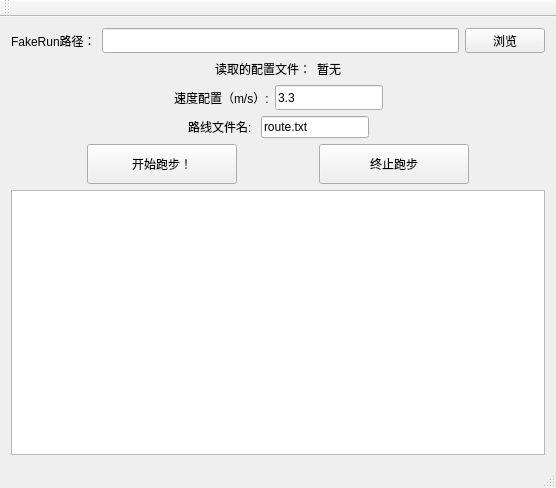
<?xml version="1.0" encoding="UTF-8"?>
<ui version="4.0">
 <class>RunGUIClass</class>
 <widget class="QMainWindow" name="RunGUIClass">
  <property name="geometry">
   <rect>
    <x>0</x>
    <y>0</y>
    <width>556</width>
    <height>488</height>
   </rect>
  </property>
  <property name="windowTitle">
   <string>RunGUI</string>
  </property>
  <property name="windowIcon">
   <iconset resource="RunGUI.qrc">
    <normaloff>:/img/RunGUI.ico</normaloff>:/img/RunGUI.ico</iconset>
  </property>
  <widget class="QWidget" name="centralWidget">
   <layout class="QVBoxLayout" name="verticalLayout_2">
    <item>
     <layout class="QVBoxLayout" name="verticalLayout">
      <property name="sizeConstraint">
       <enum>QLayout::SizeConstraint::SetMaximumSize</enum>
      </property>
      <item>
       <layout class="QHBoxLayout" name="horizontalLayout">
        <property name="sizeConstraint">
         <enum>QLayout::SizeConstraint::SetMaximumSize</enum>
        </property>
        <item>
         <widget class="QLabel" name="label_5">
          <property name="text">
           <string>FakeRun路径：</string>
          </property>
         </widget>
        </item>
        <item>
         <widget class="QLineEdit" name="DirectoryPath">
          <property name="maximumSize">
           <size>
            <width>16777215</width>
            <height>25</height>
           </size>
          </property>
         </widget>
        </item>
        <item>
         <widget class="QPushButton" name="select_directory_button">
          <property name="maximumSize">
           <size>
            <width>16777215</width>
            <height>25</height>
           </size>
          </property>
          <property name="text">
           <string>浏览</string>
          </property>
         </widget>
        </item>
       </layout>
      </item>
      <item>
       <layout class="QHBoxLayout" name="horizontalLayout_2">
        <property name="sizeConstraint">
         <enum>QLayout::SizeConstraint::SetMaximumSize</enum>
        </property>
        <item>
         <spacer name="horizontalSpacer">
          <property name="orientation">
           <enum>Qt::Orientation::Horizontal</enum>
          </property>
          <property name="sizeHint" stdset="0">
           <size>
            <width>40</width>
            <height>20</height>
           </size>
          </property>
         </spacer>
        </item>
        <item>
         <widget class="QLabel" name="label_6">
          <property name="sizePolicy">
           <sizepolicy hsizetype="Preferred" vsizetype="Maximum">
            <horstretch>0</horstretch>
            <verstretch>0</verstretch>
           </sizepolicy>
          </property>
          <property name="text">
           <string>读取的配置文件：</string>
          </property>
         </widget>
        </item>
        <item>
         <widget class="QLabel" name="ConfigPath">
          <property name="sizePolicy">
           <sizepolicy hsizetype="Preferred" vsizetype="Maximum">
            <horstretch>0</horstretch>
            <verstretch>0</verstretch>
           </sizepolicy>
          </property>
          <property name="text">
           <string>暂无</string>
          </property>
         </widget>
        </item>
        <item>
         <spacer name="horizontalSpacer_2">
          <property name="orientation">
           <enum>Qt::Orientation::Horizontal</enum>
          </property>
          <property name="sizeHint" stdset="0">
           <size>
            <width>40</width>
            <height>20</height>
           </size>
          </property>
         </spacer>
        </item>
       </layout>
      </item>
      <item>
       <layout class="QHBoxLayout" name="horizontalLayout_3">
        <property name="sizeConstraint">
         <enum>QLayout::SizeConstraint::SetMaximumSize</enum>
        </property>
        <item>
         <spacer name="horizontalSpacer_3">
          <property name="orientation">
           <enum>Qt::Orientation::Horizontal</enum>
          </property>
          <property name="sizeHint" stdset="0">
           <size>
            <width>40</width>
            <height>20</height>
           </size>
          </property>
         </spacer>
        </item>
        <item>
         <widget class="QLabel" name="label_8">
          <property name="text">
           <string>速度配置（m/s）:</string>
          </property>
         </widget>
        </item>
        <item>
         <widget class="QLineEdit" name="RunSpeed">
          <property name="sizePolicy">
           <sizepolicy hsizetype="Preferred" vsizetype="Fixed">
            <horstretch>0</horstretch>
            <verstretch>0</verstretch>
           </sizepolicy>
          </property>
          <property name="minimumSize">
           <size>
            <width>50</width>
            <height>25</height>
           </size>
          </property>
          <property name="maximumSize">
           <size>
            <width>16777215</width>
            <height>25</height>
           </size>
          </property>
          <property name="layoutDirection">
           <enum>Qt::LayoutDirection::LeftToRight</enum>
          </property>
          <property name="autoFillBackground">
           <bool>false</bool>
          </property>
          <property name="inputMethodHints">
           <set>Qt::InputMethodHint::ImhDigitsOnly</set>
          </property>
          <property name="text">
           <string>3.3</string>
          </property>
         </widget>
        </item>
        <item>
         <spacer name="horizontalSpacer_4">
          <property name="orientation">
           <enum>Qt::Orientation::Horizontal</enum>
          </property>
          <property name="sizeHint" stdset="0">
           <size>
            <width>40</width>
            <height>20</height>
           </size>
          </property>
         </spacer>
        </item>
       </layout>
      </item>
      <item>
       <layout class="QHBoxLayout" name="horizontalLayout_4">
        <property name="sizeConstraint">
         <enum>QLayout::SizeConstraint::SetMaximumSize</enum>
        </property>
        <item>
         <spacer name="horizontalSpacer_5">
          <property name="orientation">
           <enum>Qt::Orientation::Horizontal</enum>
          </property>
          <property name="sizeHint" stdset="0">
           <size>
            <width>40</width>
            <height>20</height>
           </size>
          </property>
         </spacer>
        </item>
        <item>
         <widget class="QLabel" name="label_7">
          <property name="text">
           <string>路线文件名: </string>
          </property>
         </widget>
        </item>
        <item>
         <widget class="QLineEdit" name="RouteFileName">
          <property name="sizePolicy">
           <sizepolicy hsizetype="Preferred" vsizetype="Fixed">
            <horstretch>0</horstretch>
            <verstretch>0</verstretch>
           </sizepolicy>
          </property>
          <property name="maximumSize">
           <size>
            <width>16777215</width>
            <height>25</height>
           </size>
          </property>
          <property name="text">
           <string>route.txt</string>
          </property>
         </widget>
        </item>
        <item>
         <spacer name="horizontalSpacer_6">
          <property name="orientation">
           <enum>Qt::Orientation::Horizontal</enum>
          </property>
          <property name="sizeHint" stdset="0">
           <size>
            <width>40</width>
            <height>20</height>
           </size>
          </property>
         </spacer>
        </item>
       </layout>
      </item>
      <item>
       <layout class="QHBoxLayout" name="horizontalLayout_5">
        <property name="sizeConstraint">
         <enum>QLayout::SizeConstraint::SetMaximumSize</enum>
        </property>
        <item>
         <widget class="QPushButton" name="start_run_button">
          <property name="minimumSize">
           <size>
            <width>0</width>
            <height>40</height>
           </size>
          </property>
          <property name="maximumSize">
           <size>
            <width>150</width>
            <height>16777215</height>
           </size>
          </property>
          <property name="text">
           <string>开始跑步！</string>
          </property>
         </widget>
        </item>
        <item>
         <widget class="QPushButton" name="stop_run">
          <property name="minimumSize">
           <size>
            <width>0</width>
            <height>40</height>
           </size>
          </property>
          <property name="maximumSize">
           <size>
            <width>150</width>
            <height>16777215</height>
           </size>
          </property>
          <property name="text">
           <string>终止跑步</string>
          </property>
         </widget>
        </item>
       </layout>
      </item>
      <item>
       <widget class="QTextBrowser" name="ErrorOutput">
        <property name="sizePolicy">
         <sizepolicy hsizetype="Expanding" vsizetype="Expanding">
          <horstretch>0</horstretch>
          <verstretch>0</verstretch>
         </sizepolicy>
        </property>
        <property name="minimumSize">
         <size>
          <width>0</width>
          <height>0</height>
         </size>
        </property>
       </widget>
      </item>
     </layout>
    </item>
   </layout>
  </widget>
  <widget class="QMenuBar" name="menuBar">
   <property name="geometry">
    <rect>
     <x>0</x>
     <y>0</y>
     <width>556</width>
     <height>20</height>
    </rect>
   </property>
  </widget>
  <widget class="QToolBar" name="mainToolBar">
   <attribute name="toolBarArea">
    <enum>TopToolBarArea</enum>
   </attribute>
   <attribute name="toolBarBreak">
    <bool>false</bool>
   </attribute>
  </widget>
  <widget class="QStatusBar" name="statusBar"/>
 </widget>
 <layoutdefault spacing="6" margin="11"/>
 <resources>
  <include location="RunGUI.qrc"/>
 </resources>
 <connections/>
</ui>
